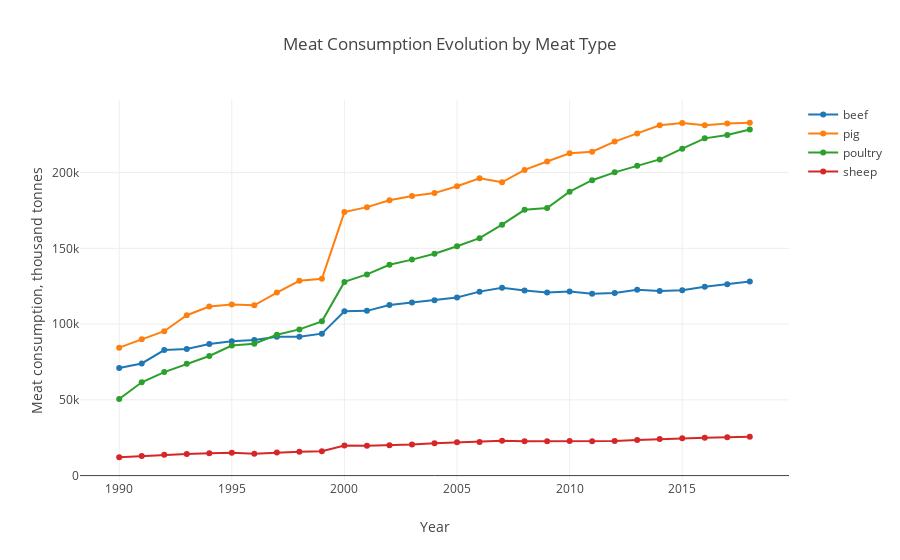

Source (notebook cell):
### Code cell
fig = go.Figure()
# create a data trace for each type of meat and add them to figure one by one
fig.add_trace(go.Scatter(x=df_year_type_pivot.TIME, 
                         y=df_year_type_pivot.BEEF,
                         mode='lines+markers',
                         name='beef'))
fig.add_trace(go.Scatter(x=df_year_type_pivot.TIME, 
                         y=df_year_type_pivot.PIG,
                         mode='lines+markers',
                         name='pig'))
fig.add_trace(go.Scatter(x=df_year_type_pivot.TIME, 
                         y=df_year_type_pivot.POULTRY,
                         mode='lines+markers',
                         name='poultry'))
fig.add_trace(go.Scatter(x=df_year_type_pivot.TIME, 
                         y=df_year_type_pivot.SHEEP,
                         mode='lines+markers',
                         name='sheep'))
# edit the layout
fig.layout.update(title='Meat Consumption Evolution by Meat Type',
                   xaxis_title='Year',
                   yaxis_title='Meat consumption, thousand tonnes')
fig.show()

### Figure 1 — Plotly figure (JSON) as saved in the notebook; plotly's stock layout.template omitted (floating-point values rounded to 4 significant figures)
{"data": [{"mode": "lines+markers", "name": "beef", "type": "scatter", "uid": "8c0b2232-a081-42d5-b3de-0800150fc7f5", "x": [1990, 1991, 1992, 1993, 1994, 1995, 1996, 1997, 1998, 1999, 2000, 2001, 2002, 2003, 2004, 2005, 2006, 2007, 2008, 2009, 2010, 2011, 2012, 2013, 2014, 2015, 2016, 2017, 2018], "y": [71089, 74012, 82849, 83594, 86789, 88620, 89579, 91603, 91595, 93681, 108500, 108742, 112613, 114247, 115762, 117566, 121430, 124058, 122125, 120944, 121559, 120044, 120585, 122724, 121809, 122418, 124626, 126266, 128188]}, {"mode": "lines+markers", "name": "pig", "type": "scatter", "uid": "e7e6d145-4503-400a-a2a5-5ef6cd75a3b2", "x": [1990, 1991, 1992, 1993, 1994, 1995, 1996, 1997, 1998, 1999, 2000, 2001, 2002, 2003, 2004, 2005, 2006, 2007, 2008, 2009, 2010, 2011, 2012, 2013, 2014, 2015, 2016, 2017, 2018], "y": [84457, 89966, 95298, 105873, 111632, 113009, 112443, 120809, 128588, 129884, 173950, 177211, 181784, 184613, 186480, 190995, 196323, 193595, 201813, 207322, 212735, 213803, 220506, 225904, 231298, 232772, 231306, 232414, 232923]}, {"mode": "lines+markers", "name": "poultry", "type": "scatter", "uid": "09821cb2-b8d2-4fd0-8f9b-92feb50f4f25", "x": [1990, 1991, 1992, 1993, 1994, 1995, 1996, 1997, 1998, 1999, 2000, 2001, 2002, 2003, 2004, 2005, 2006, 2007, 2008, 2009, 2010, 2011, 2012, 2013, 2014, 2015, 2016, 2017, 2018], "y": [50556, 61594, 68323, 73748, 78938, 85820, 87003, 92962, 96502, 101826, 127861, 132802, 139134, 142583, 146405, 151381, 156727, 165660, 175435, 176626, 187393, 195006, 200190, 204474, 208709, 215781, 222615, 224835, 228455]}, {"mode": "lines+markers", "name": "sheep", "type": "scatter", "uid": "23d18da7-6697-4dfb-a3b9-5eef567d65d6", "x": [1990, 1991, 1992, 1993, 1994, 1995, 1996, 1997, 1998, 1999, 2000, 2001, 2002, 2003, 2004, 2005, 2006, 2007, 2008, 2009, 2010, 2011, 2012, 2013, 2014, 2015, 2016, 2017, 2018], "y": [12101, 12845, 13728, 14234, 14700, 15144, 14421, 15241, 15777, 16019, 19851, 19728, 20016, 20529, 21292, 21923, 22216, 23017, 22601, 22631, 22752, 22711, 22825, 23457, 24075, 24672, 24927, 25284, 25552]}], "layout": {"title": {"text": "Meat Consumption Evolution by Meat Type"}, "xaxis": {"title": {"text": "Year"}}, "yaxis": {"title": {"text": "Meat consumption, thousand tonnes"}}}}
